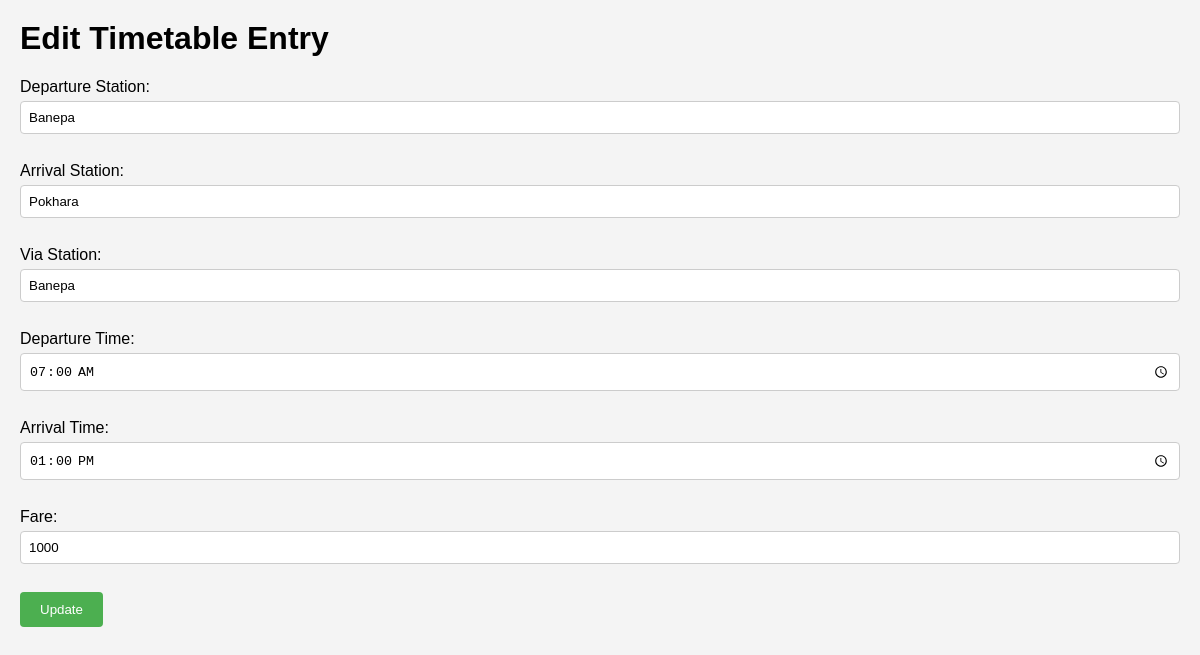
Page /edit_timetable.php?id=37 on the committed database.
### tables this page shows
CREATE TABLE `time_table` (
  `route_id` int(11) NOT NULL,
  `departure_station` varchar(50) NOT NULL,
  `arrival_station` varchar(50) NOT NULL,
  `via_station` varchar(50) NOT NULL,
  `departure_time` varchar(50) NOT NULL,
  `arrival_time` varchar(50) NOT NULL,
  `rent` int(11) NOT NULL
);

### edit_timetable.php (the view, shortened to what this page needs)
<?php
    include 'server.php';
    if(isset($_GET['id'])) {
        $id = mysqli_real_escape_string($db, $_GET['id']);
        $query = "SELECT * FROM `time_table` WHERE `route_id` = '$id'";
        $result = mysqli_query($db, $query);
        if(mysqli_num_rows($result) == 1) {
            $row = mysqli_fetch_assoc($result);
?>
<!DOCTYPE html>
<html lang="en">
<head>
</head>
<body>
    <h1>Edit Timetable Entry</h1>
    <form method="post" action="update_timetable.php">
        <label for="departure_station">Departure Station:</label>
        <input type="text" name="departure_station" id="departure_station" value="<?php echo $row['departure_station']; ?>" required><br><br>
        <label for="arrival_station">Arrival Station:</label>
        <input type="text" name="arrival_station" id="arrival_station" value="<?php echo $row['arrival_station']; ?>" required><br><br>
        <label for="via_station">Via Station:</label>
        <input type="text" name="via_station" id="via_station" value="<?php echo $row['via_station']; ?>"><br><br>
        <label for="departure_time">Departure Time:</label>
        <input type="time" name="departure_time" id="departure_time" value="<?php echo $row['departure_time']; ?>" required><br><br>
        <label for="arrival_time">Arrival Time:</label>
        <input type="time" name="arrival_time" id="arrival_time" value="<?php echo $row['arrival_time']; ?>" required><br><br>
        <label for="rent">Fare:</label>
        <input type="text" name="rent" id="rent" value="<?php echo $row['rent']; ?>" required><br><br>
        <input type="submit" value="Update">
    </form>
</body>
</html>
<?php
        } else {
            echo "Timetable entry not found.";
        }
    } else {
        echo "ID not provided.";
    }
?>

### edit_timetable.php (style rules this page uses)
body { font-family: Arial, sans-serif; margin: 0; padding: 20px; background-color: #f4f4f4; }
h1 { margin-top: 0; }
label { display: block; margin-bottom: 5px; }
input[type="text"], input[type="time"], input[type="number"] { width: 100%; padding: 8px; margin-bottom: 10px; border: 1px solid #ccc; border-radius: 4px; box-sizing: border-box; }
input[type="submit"] { background-color: #4CAF50; color: white; padding: 10px 20px; border: none; border-radius: 4px; cursor: pointer; }

### rows in the picture
time_table: departure_station "Banepa", arrival_station "Pokhara", via_station "Banepa", departure_time "07:00", arrival_time "13:00", rent "1000"
